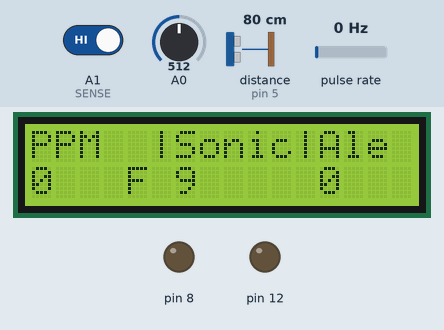
Recording of a sketch running on a simulated Arduino Nano, built with avr-gcc and run on an emulated ATmega328P. Parts: 16×2 character LCD, output pins drawn as LEDs (lit = HIGH). Wiring (inferred from the names in the program): ultrasonic range finder: trigger pin 4; echo pin 5; pulse sensor: data pin 2. Inputs (shaded band) come from the test bench; at power-on: distance to the obstacle (sensor on pin 5) 80 cm, pulse rate 0 Hz, A0 = 512, A1 (SENSE) HIGH. The echo pulse lasts 58.3 µs per cm; pins used as bus, display or sensor lines are not drawn; what the sketch prints to the serial monitor is not drawn.

Above: at 1.2 s.
1.3 s: distance to the obstacle (sensor on pin 5) set to 2 cm
At 1.8 s:
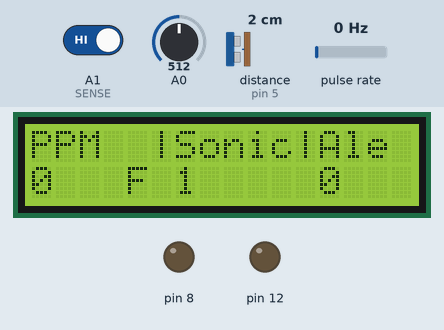
2.8 s: pulse rate (sensor on pin 2) set to 5 Hz
5.3 s: A0 set to 0
7.1 s: pulse rate (sensor on pin 2) set to 1 Hz
9.7 s: pulse rate (sensor on pin 2) set to 4 Hz
12.1 s: distance to the obstacle (sensor on pin 5) set to 5 cm
At 13.17 s:
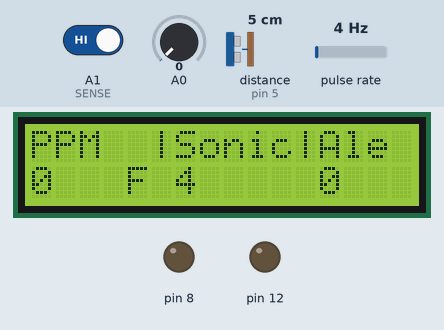

The sketch:

Nano.ino
```cpp
#include <LiquidCrystal_I2C.h>
#include<SoftwareSerial.h>
#include<Wire.h>
#define SENSE A1


//-------------------Inicializamos las variables para el funcionamiento de los sensores ----------------------------------


//Tacometro
int encoderR=2;
volatile unsigned UltimaInterrupcion=0;
volatile unsigned boleanoTacometro=0;

//SensorUltraSonico
const int TriggerPin=4;
const int EchoPin=5;
long Duracion=0;


//Parpadeo y Alerta leve y Grave
float OjoTp=0;
int contAlertas=0;
boolean OjoCerrado=false;
boolean Sonico=false;
boolean Temporizador=false;


//Pulso
int pulso=0;
//Ritmo Cardiaco
boolean ritmo=false;
int PPM=0;
float factor = 0.75;    // coeficiente para filtro pasa bajos
float maximo = 0.0;   // para almacenar valor maximo
int minimoEntreLatidos = 300; // 300 mseg. de tiempo minimo entre latidos
float valorAnterior = 500;  // para almacenar valor previo
int latidos = 0;    // contador de cantidad de latidos

//LCD
boolean alertaLCD=false;
LiquidCrystal_I2C lcd(0x27,16,2); //0x20 o 0x27

//Comunicacion con el ESP8266
SoftwareSerial Esp(10,11);


void setup() {

  //Tacometro
  attachInterrupt(digitalPinToInterrupt(encoderR),REncoder,CHANGE);

  //Sensor Ultrasonico
  pinMode(TriggerPin, OUTPUT);
  pinMode(EchoPin, INPUT);

  //Sensor Parpadeo
  pinMode(SENSE, INPUT);
  pinMode(8, OUTPUT);
  pinMode(12, OUTPUT);

  //Sensor Ritmo Cardiaco
  pinMode(A0,INPUT);

  //LCD
  lcd.init();
  lcd.backlight();          // Activar luz de fondo
  lcd.clear();              // Borrar LCD

  //Comunicacion con ESP
  Esp.begin(9600);
  //Serial Propio del Nano
  Serial.begin(9600);

}

void loop() {

  //Parpadeo  y alerta leve y grave
  if(!digitalRead(SENSE) ){ //!digitalRead(SENSE) el conductor cerro el ojo
    if(OjoCerrado==false && alertaLCD==false){
      //Cuando cerro el ojo, marcamos que lo hizo con el booleano y
      //el momento que lo hizo lo guardamos para contar cuanto lleva cerrado con OjoTp
      OjoCerrado=true;
      OjoTp=millis();
      //Serial.println("Cerro El ojo");
    }
    if(OjoTp!=0 &&(millis()-OjoTp)>4000 && OjoCerrado==true && alertaLCD==false){
      //Cuando ya pasaron los 3 segundos desde que cerro el ojo y no habia una alarma ya cursando
      //Se activa una alarma leve o grave dependiendo del contador de Alertas
      //Serial.println("Paso el Tiempo, inicia una alerta");
      //Iniciamos una alerta
      alertaLCD=true;
      digitalWrite(8, HIGH);//Comienza a sonar la alarma
      digitalWrite(12, HIGH);// Se prende el led
      contAlertas+=1;

      if(contAlertas <= 3){// Alerta Leve
        Sonico=false;//Para que lo apague el Sensor Sonico
        lcd.clear();
        lcd.setCursor(2,0);
        lcd.print("Alerta Simple");
        lcd.setCursor(1,1);
        lcd.print("Favor Despertar");

      }else{
        lcd.clear();
        lcd.setCursor(2,0);
        lcd.print("Alerta Grave");
        lcd.setCursor(1,1);
        lcd.print("Detener Vehiculo");
      }


    }
  }
  else if(OjoCerrado==true && alertaLCD==false){
    //Si el conductor abrio el ojo antes de ativar la alarma, reiniciamos el temporizador
    OjoCerrado=false;
    OjoTp=0;
    //Serial.println("abrio el ojo sin alerta y se reinicia el OjoTP");

  }
  else if(Sonico==true && alertaLCD==true && contAlertas<=3){
    //Apagar la alarma leve con el sensor ultrasonico
    OjoCerrado=false; //Ya habrio el Ojo
    OjoTp=0;
    //Serial.println("Se apago alarma leve, se reinicia TP");
    digitalWrite(8, LOW);
    digitalWrite(12, LOW);
    //Quitamos el Mensaje De Alerta
    alertaLCD=false;
    lcd.clear();
  }
  else if(contAlertas>3 &&alertaLCD==true && boleanoTacometro==1  ){
    // Si ya han pasado 3 alertas leves y esta ocurriendo el una alerta grave alertaLCD==true, se debe detener el vehiculo boleanoTacometro==1
    //Apagamos la alarma
    digitalWrite(8, LOW);
    digitalWrite(12, LOW);


    //Mostramos que se notificara a las autoridades,
    //Creando este if para que solo ocurra una vez, para poder limpiar la pantalla
    if(contAlertas==4){
      //Serial.println("Se apago alarma grave, y notifica");
      lcd.clear();
      lcd.setCursor(1,0);
      lcd.print("Notificando");
      lcd.setCursor(2,1);
      lcd.print("autoridades");
    }
    contAlertas=5;

  }


  //Tacometro
  if((millis()-UltimaInterrupcion)>5000 && UltimaInterrupcion!=0){
    boleanoTacometro=1;//igual T, Detenido
  }else{
    //Al hacer UltimaInterrupcion!=0 hacemos que el vehiculo parta en movimiento, para la demostracion de la alerta grave
    boleanoTacometro=0;//Muesta F, no detenido
  }


  //Sensor de Ultrasonico
  digitalWrite(TriggerPin,HIGH);
  digitalWrite(TriggerPin,LOW);
  Duracion=pulseIn(EchoPin,HIGH);
  long Distancia_cm=Duracion / 58.2;
  if(Distancia_cm<9){
    Sonico=true;
  }else{
    Distancia_cm=9;
  }


  //Pulso
  pulso=analogRead(A0);
  //Ritmo Cardiaco
  static unsigned long tiempoLPM = millis();  // tiempo Latidos Por Minuto con valor actual devuelto por millis()
  static unsigned long entreLatidos = millis(); // tiempo entre Latidos con valor actual devuelto por millis()
  float valorFiltrado = factor * valorAnterior + (1 - factor) * pulso; // filtro pasa bajos
  float cambio = valorFiltrado - valorAnterior;   // diferencia entre valor filtrado y valor anterior
  valorAnterior = valorFiltrado;    // actualiza valor anterior con valor filtrado

  if ((cambio >= maximo) && (millis() > entreLatidos + minimoEntreLatidos)) {
    // si cambio es es mayor o igual a maximo y pasaron al menos 300 mseg.
    maximo = cambio;      // actualiza maximo con valor de cambo
    entreLatidos = millis();    // actualiza variable entreLatidos con millis()
    latidos++;        // incrementa latidos en uno
  }

  maximo = maximo * 0.97;   // carga maximo como el 97 por ciento de su propio valor para dejar decaer y no perder pulsos

  if (millis() >= tiempoLPM + 15000) {    // si transcurrieron al menos 15 segundos
    Serial.print("Latidos por minuto: "); // muestra texto
    PPM=latidos * 5;
    Serial.println(PPM);    // muestra variable latidos multiplicado por 4
    latidos = 0;        // coloca contador de latidos en cero
    tiempoLPM = millis();     // actualiza variable con valor de millis()
    ritmo=true;
  }

  //LCD
  if(alertaLCD==false){
    if(ritmo==true){
      lcd.clear();
      ritmo=false;
    }
    lcd.setCursor(0,0);
    lcd.print("PPM  |Sonic|Ale ");
    lcd.setCursor(0,1);
    lcd.print(PPM);
    lcd.setCursor(6,1);
    lcd.print(Distancia_cm);
    lcd.setCursor(4,1);
    if(boleanoTacometro==1){
      lcd.print("T");//T, detenido
    }else{
      lcd.print("F");//F, movimiento
    }
    lcd.setCursor(12,1);
    lcd.print(contAlertas);
  }

  //Comunicacion Esp
  Esp.print(pulso);
  Esp.print("\n");
  delay(35);

}

void REncoder(){
  //Ocurre cuando el tacometro siente una interrupcion
  UltimaInterrupcion=millis();
  Serial.print(" Interrupcion");
}
```

Measured:
- after the input at 1.3 s, the display: changes after 0.08 s (image 1)
